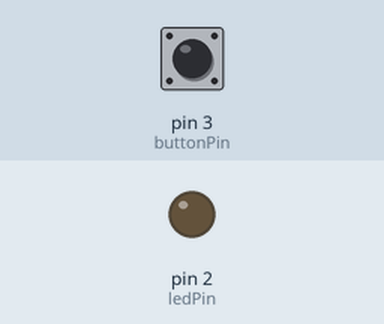
Simulated run of this sketch. Board: Arduino Uno, built with avr-gcc and run on an emulated ATmega328P. Parts: output pins drawn as LEDs (lit = HIGH). The inputs (shaded band) are chosen by the test bench; at power-on: pin 3 (buttonPin) HIGH.

Above: at 1.2 s.
1.3 s: pin 3 (buttonPin) pulled LOW for 0.15 s
At 1.37 s:
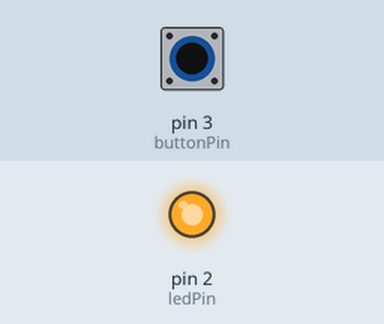
2.9 s: pin 3 (buttonPin) pulled LOW for 3.2 s
At 7.4 s:
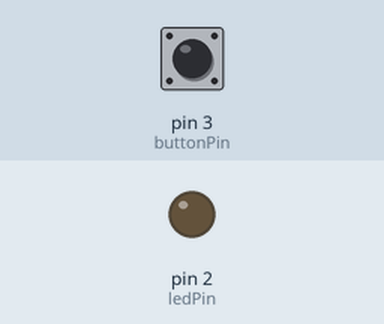
Timing chart, 0 to 8.9 s (numbered marks = the images above; inputs shaded):
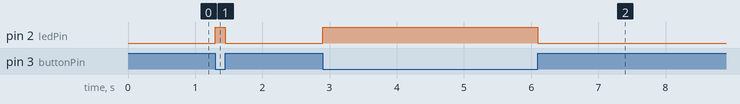

Measured:
- after the input at 1.3 s, pin 2 (ledPin): LOW → HIGH at once, → LOW 0.15 s later
- after the input at 2.9 s, pin 2 (ledPin): LOW → HIGH at once, → LOW 3.2 s later

The sketch:

Button_Led_Example01.ino
```cpp
int ledPin = 2;
int buttonPin = 3;
void setup() {
  pinMode(ledPin, OUTPUT);
  pinMode(buttonPin, INPUT_PULLUP);
}

void loop() {
  int val = digitalRead(buttonPin);
  if (val == 0){
    digitalWrite(ledPin, HIGH);
  }
  else{
    digitalWrite(ledPin, LOW);
  }

}
```
